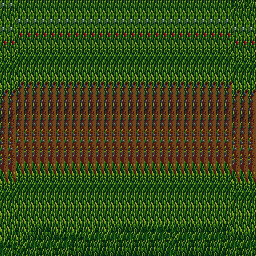

This game map was drawn from its Tiled (.tmx) file and the tilesets committed beside it. A one-line description and the full map source follow:
An orthogonal 32x32 tile map with 8x8 px tiles, 1 tile layer (map0).

<map version="1.0" orientation="orthogonal" width="32" height="32" tilewidth="8" tileheight="8">
 <tileset firstgid="1" name="tileset" tilewidth="8" tileheight="8">
  <image source="drei.png" width="256" height="256" />
 </tileset>
 <layer name="map0" width="32" height="32">
  <data encoding="csv">
66,66,2,2,2,2,2,2,2,2,2,2,2,2,2,2,2,2,2,2,2,2,2,2,2,2,2,2,2,3,4,5,
2,2,34,34,34,34,34,34,34,34,34,34,34,34,34,34,34,34,34,34,34,34,34,34,34,34,34,34,34,2,2,2,
34,34,66,66,66,66,66,66,66,66,66,66,66,66,66,66,66,66,66,66,66,66,66,66,66,66,66,66,66,34,34,34,
66,66,98,98,98,98,98,98,98,98,98,98,98,98,98,98,98,98,98,98,98,98,98,98,98,98,98,98,98,66,66,66,
98,98,130,130,130,130,130,130,130,130,130,130,130,130,130,130,130,130,130,130,130,130,130,130,130,130,130,130,130,98,98,98,
130,130,162,162,162,162,162,162,162,162,162,162,162,162,162,162,162,162,162,162,162,162,162,162,162,162,162,162,162,130,130,130,
162,162,194,194,194,194,194,194,194,194,194,194,194,194,194,194,194,194,194,194,194,194,194,194,194,194,194,194,194,162,162,162,
194,194,226,226,226,226,226,226,226,226,226,226,226,226,226,226,226,226,226,226,226,226,226,226,226,226,226,226,226,194,194,194,
226,226,258,258,258,258,258,258,258,258,258,258,258,258,258,258,258,258,258,258,258,258,258,258,258,258,258,258,258,226,226,226,
258,258,290,290,290,290,290,290,290,290,290,290,290,290,290,290,290,290,290,290,290,290,290,290,290,290,290,290,290,258,258,258,
290,290,322,322,322,322,322,322,322,322,322,322,322,322,322,322,322,322,322,322,322,322,322,322,322,322,322,322,322,290,290,290,
322,322,354,354,354,354,354,354,354,354,354,354,354,354,354,354,354,354,354,354,354,354,354,354,354,354,354,354,354,322,322,322,
354,354,386,386,386,386,386,386,386,386,386,386,386,386,386,386,386,386,386,386,386,386,386,386,386,386,386,386,386,354,354,354,
386,386,418,418,418,418,418,418,418,418,418,418,418,418,418,418,418,418,418,418,418,418,418,418,418,418,418,418,418,386,386,386,
418,418,450,450,450,450,450,450,450,450,450,450,450,450,450,450,450,450,450,450,450,450,450,450,450,450,450,450,450,418,418,418,
450,450,482,482,482,482,482,482,482,482,482,482,482,482,482,482,482,482,482,482,482,482,482,482,482,482,482,482,482,450,450,450,
482,482,514,514,514,514,514,514,514,514,514,514,514,514,514,514,514,514,514,514,514,514,514,514,514,514,514,514,514,482,482,482,
514,514,546,546,546,546,546,546,546,546,546,546,546,546,546,546,546,546,546,546,546,546,546,546,546,546,546,546,546,514,514,514,
546,546,578,578,578,578,578,578,578,578,578,578,578,578,578,578,578,578,578,578,578,578,578,578,578,578,578,578,578,546,546,546,
578,578,610,610,610,610,610,610,610,610,610,610,610,610,610,610,610,610,610,610,610,610,610,610,610,610,610,610,610,578,578,578,
610,610,642,642,642,642,642,642,642,642,642,642,642,642,642,642,642,642,642,642,642,642,642,642,642,642,642,642,642,610,610,610,
642,642,674,674,674,674,674,674,674,674,674,674,674,674,674,674,674,674,674,674,674,674,674,674,674,674,674,674,674,642,642,642,
674,674,706,706,706,706,706,706,706,706,706,706,706,706,706,706,706,706,706,706,706,706,706,706,706,706,706,706,706,674,674,674,
706,706,738,738,738,738,738,738,738,738,738,738,738,738,738,738,738,738,738,738,738,738,738,738,738,738,738,738,738,706,706,706,
738,738,770,770,770,770,770,770,770,770,770,770,770,770,770,770,770,770,770,770,770,770,770,770,770,770,770,770,770,738,738,738,
770,770,802,802,802,802,802,802,802,802,802,802,802,802,802,802,802,802,802,802,802,802,802,802,802,802,802,802,802,770,770,770,
802,802,834,834,834,834,834,834,834,834,834,834,834,834,834,834,834,834,834,834,834,834,834,834,834,834,834,834,834,802,802,802,
834,834,866,866,866,866,866,866,866,866,866,866,866,866,866,866,866,866,866,866,866,866,866,866,866,866,866,866,866,834,834,834,
866,866,867,868,869,870,871,872,873,874,875,876,877,878,879,880,881,882,883,884,885,886,565,566,565,566,565,566,533,866,866,866,
876,877,878,879,880,881,882,883,884,885,886,597,598,597,598,597,598,597,598,597,598,596,597,598,597,598,597,598,565,566,565,566,
885,886,596,597,598,597,598,597,598,629,630,629,630,629,630,629,630,629,630,629,630,628,629,630,629,630,629,630,597,598,597,598,
598,630,628,629,630,629,630,629,630,661,662,661,662,661,662,661,662,661,662,661,662,660,661,662,661,662,661,662,629,630,629,630
</data>
 </layer>
</map>
